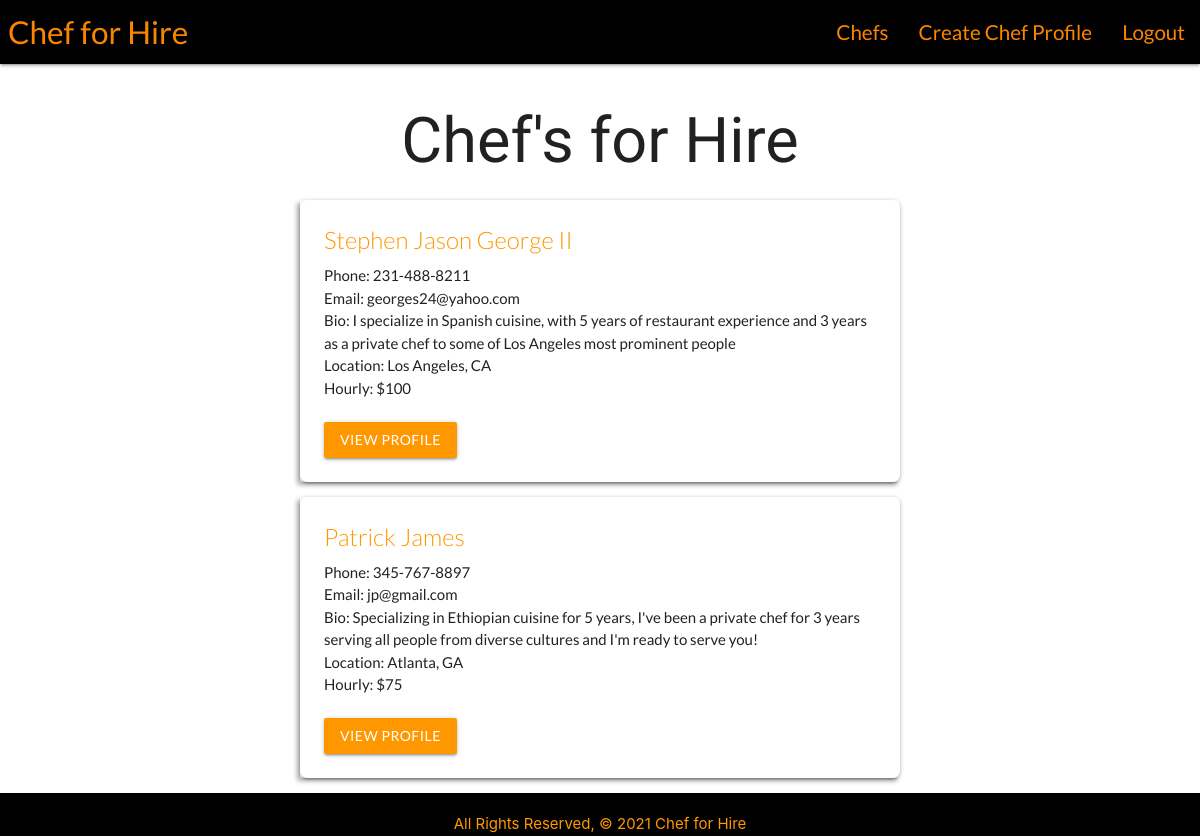
/chefs/ (signed in), run on the app's committed database.
### main_app/models.py (models this page shows, shortened)
class Chef(models.Model):
    name = models.CharField(max_length=50)
    phone = models.CharField(max_length=12)
    email = models.EmailField(max_length=50)
    bio = models.TextField(max_length=500)
    location = models.CharField(max_length=100)
    hourly = models.IntegerField()

### main_app/views.py (the view)
# urls.py: path('chefs/', views.ChefsIndex.as_view(), name='chefs'),
class ChefsIndex(ListView):
  model = Chef
  template_name = 'chefs/index.html'

### main_app/templates/chefs/index.html (shortened to what this page needs)
{% extends 'base.html' %} {% load static %} {% block content %}
<h1 class="indexhead">Chef's for Hire</h1>
{% for chef in object_list %}
<div id="chefindex" class="card">
    <div class="card-content">
      <span class="card-title orange-text">{{chef.name}}</span>
      <p>Phone: {{chef.phone}}</p>
      <p>Email: {{chef.email}}</p>
      <p>Bio: {{chef.bio}}</p>
      <p>Location: {{chef.location}}</p>
      <p>Hourly: ${{chef.hourly}}</p>
      <br />
      <a
        id=""
        class="view-profile btn orange"
        href="{% url 'chef_detail' chef.id %}"
        >View Profile</a
      >
    </div>
</div>
{% endfor %} {% endblock %}

### main_app/static/css/style.css (style rules this page uses)
* { box-sizing: border-box; margin: 0; padding: 0; }
p, a, span, button { font-family: 'Lato', sans-serif; }
body { display: flex; flex-direction: column; min-height: 100vh; position: relative; }
span { color: hsl(32, 100%, 49%); }
.card-content { border: 1px solid black; border: none; box-shadow: -3px 3px 5px 0 rgba(0, 0, 0, 0.3); border-radius: 7px; margin-bottom: 15px; }
#chefindex { width: 50%; margin: auto; border-radius: 7px; }
.indexhead { text-align: center; font-family: 'Roboto', sans-serif; }

### data on the page
Chef: name "Stephen Jason George II", phone "231-488-8211", email "georges24@yahoo.com", bio "I specialize in Spanish cuisine, with 5 years of restaurant experience and 3 years as a private chef to some of Los Angeles most prominent people", location "Los Angeles, CA", hourly "100"
Chef: name "Patrick James", phone "345-767-8897", email "jp@gmail.com", bio "Specializing in Ethiopian cuisine for 5 years, I've been a private chef for 3 years serving all people from diverse cultures and I'm ready to serve you!", location "Atlanta, GA", hourly "75"
